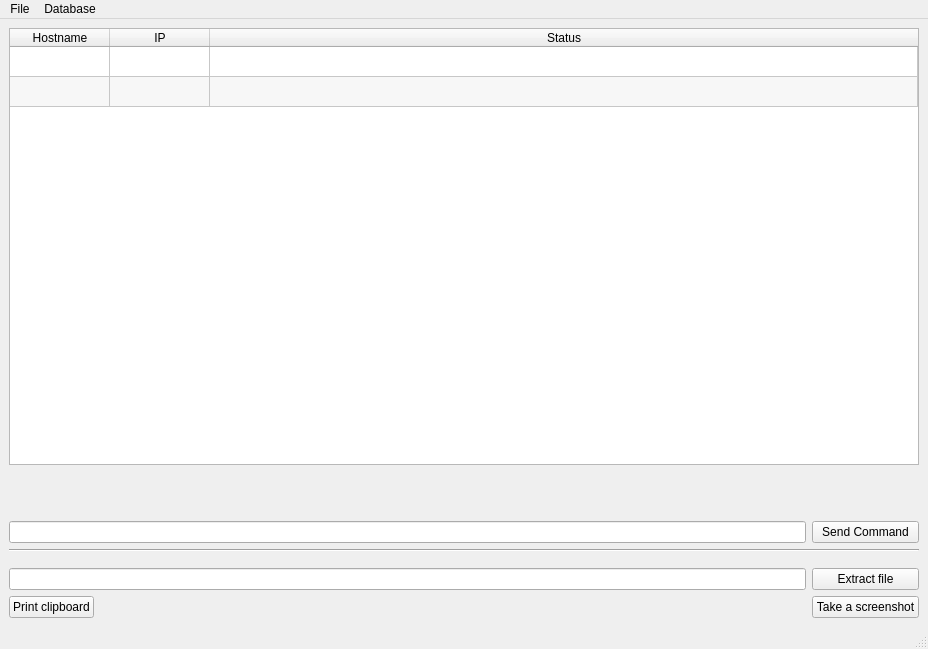
<?xml version="1.0" encoding="UTF-8"?>
<ui version="4.0">
 <class>MainWindow</class>
 <widget class="QMainWindow" name="MainWindow">
  <property name="geometry">
   <rect>
    <x>0</x>
    <y>0</y>
    <width>928</width>
    <height>649</height>
   </rect>
  </property>
  <property name="minimumSize">
   <size>
    <width>928</width>
    <height>649</height>
   </size>
  </property>
  <property name="windowTitle">
   <string>Serbian Command</string>
  </property>
  <property name="windowIcon">
   <iconset resource="Resources.qrc">
    <normaloff>:/images/icon</normaloff>:/images/icon</iconset>
  </property>
  <property name="layoutDirection">
   <enum>Qt::LeftToRight</enum>
  </property>
  <property name="locale">
   <locale language="Serbian" country="Serbia"/>
  </property>
  <property name="documentMode">
   <bool>false</bool>
  </property>
  <property name="tabShape">
   <enum>QTabWidget::Rounded</enum>
  </property>
  <widget class="QWidget" name="centralwidget">
   <property name="autoFillBackground">
    <bool>true</bool>
   </property>
   <layout class="QGridLayout" name="gridLayout_2">
    <item row="0" column="0">
     <layout class="QGridLayout" name="gridLayout">
      <property name="sizeConstraint">
       <enum>QLayout::SetMinAndMaxSize</enum>
      </property>
      <item row="8" column="2">
       <widget class="QPushButton" name="screenshotButton">
        <property name="text">
         <string>Take a screenshot</string>
        </property>
       </widget>
      </item>
      <item row="3" column="2">
       <widget class="QPushButton" name="sendCmdButton">
        <property name="text">
         <string>Send Command</string>
        </property>
       </widget>
      </item>
      <item row="8" column="0">
       <widget class="QPushButton" name="clipboardButton">
        <property name="text">
         <string>Print clipboard</string>
        </property>
       </widget>
      </item>
      <item row="2" column="0">
       <spacer name="verticalSpacer_3">
        <property name="orientation">
         <enum>Qt::Vertical</enum>
        </property>
        <property name="sizeType">
         <enum>QSizePolicy::Maximum</enum>
        </property>
        <property name="sizeHint" stdset="0">
         <size>
          <width>20</width>
          <height>10</height>
         </size>
        </property>
       </spacer>
      </item>
      <item row="3" column="0" colspan="2">
       <widget class="QLineEdit" name="lineEdit"/>
      </item>
      <item row="1" column="2">
       <spacer name="verticalSpacer">
        <property name="orientation">
         <enum>Qt::Vertical</enum>
        </property>
        <property name="sizeType">
         <enum>QSizePolicy::Ignored</enum>
        </property>
        <property name="sizeHint" stdset="0">
         <size>
          <width>20</width>
          <height>40</height>
         </size>
        </property>
       </spacer>
      </item>
      <item row="8" column="1">
       <spacer name="horizontalSpacer">
        <property name="orientation">
         <enum>Qt::Horizontal</enum>
        </property>
        <property name="sizeHint" stdset="0">
         <size>
          <width>40</width>
          <height>20</height>
         </size>
        </property>
       </spacer>
      </item>
      <item row="0" column="0" colspan="3">
       <widget class="QTableWidget" name="tableWidget">
        <property name="alternatingRowColors">
         <bool>true</bool>
        </property>
        <property name="rowCount">
         <number>2</number>
        </property>
        <property name="columnCount">
         <number>3</number>
        </property>
        <attribute name="horizontalHeaderShowSortIndicator" stdset="0">
         <bool>false</bool>
        </attribute>
        <attribute name="horizontalHeaderStretchLastSection">
         <bool>true</bool>
        </attribute>
        <attribute name="verticalHeaderVisible">
         <bool>false</bool>
        </attribute>
        <row/>
        <row/>
        <column>
         <property name="text">
          <string>Hostname</string>
         </property>
        </column>
        <column>
         <property name="text">
          <string>IP</string>
         </property>
        </column>
        <column>
         <property name="text">
          <string>Status</string>
         </property>
        </column>
       </widget>
      </item>
      <item row="7" column="0" colspan="2">
       <widget class="QLineEdit" name="fileLine"/>
      </item>
      <item row="7" column="2">
       <widget class="QPushButton" name="extractButton">
        <property name="text">
         <string>Extract file</string>
        </property>
       </widget>
      </item>
      <item row="5" column="0">
       <spacer name="verticalSpacer_2">
        <property name="orientation">
         <enum>Qt::Vertical</enum>
        </property>
        <property name="sizeType">
         <enum>QSizePolicy::Maximum</enum>
        </property>
        <property name="sizeHint" stdset="0">
         <size>
          <width>20</width>
          <height>10</height>
         </size>
        </property>
       </spacer>
      </item>
      <item row="4" column="0" colspan="3">
       <widget class="Line" name="line">
        <property name="orientation">
         <enum>Qt::Horizontal</enum>
        </property>
       </widget>
      </item>
     </layout>
    </item>
   </layout>
  </widget>
  <widget class="QMenuBar" name="menubar">
   <property name="geometry">
    <rect>
     <x>0</x>
     <y>0</y>
     <width>928</width>
     <height>20</height>
    </rect>
   </property>
   <widget class="QMenu" name="menuServer">
    <property name="title">
     <string>File</string>
    </property>
    <addaction name="actionHelp"/>
    <addaction name="actionQuit"/>
   </widget>
   <widget class="QMenu" name="menuDatabase">
    <property name="title">
     <string>Database</string>
    </property>
    <addaction name="actionSave"/>
    <addaction name="actionSave_as"/>
    <addaction name="separator"/>
    <addaction name="actionLoad"/>
   </widget>
   <addaction name="menuServer"/>
   <addaction name="menuDatabase"/>
  </widget>
  <widget class="QStatusBar" name="statusbar"/>
  <action name="actionHelp">
   <property name="text">
    <string>Help</string>
   </property>
   <property name="shortcut">
    <string>Ctrl+H</string>
   </property>
   <property name="menuRole">
    <enum>QAction::AboutRole</enum>
   </property>
  </action>
  <action name="actionQuit">
   <property name="enabled">
    <bool>true</bool>
   </property>
   <property name="text">
    <string>Quit</string>
   </property>
   <property name="shortcut">
    <string>Ctrl+Q</string>
   </property>
   <property name="menuRole">
    <enum>QAction::QuitRole</enum>
   </property>
  </action>
  <action name="actionSave">
   <property name="text">
    <string>Save</string>
   </property>
   <property name="toolTip">
    <string>Save</string>
   </property>
   <property name="shortcut">
    <string>Ctrl+S</string>
   </property>
   <property name="shortcutContext">
    <enum>Qt::WindowShortcut</enum>
   </property>
  </action>
  <action name="actionLoad">
   <property name="text">
    <string>Load...</string>
   </property>
   <property name="shortcut">
    <string>Ctrl+O</string>
   </property>
  </action>
  <action name="actionSave_as">
   <property name="text">
    <string>Save as...</string>
   </property>
   <property name="shortcut">
    <string>Ctrl+Shift+S</string>
   </property>
  </action>
 </widget>
 <resources>
  <include location="Resources.qrc"/>
 </resources>
 <connections/>
</ui>
